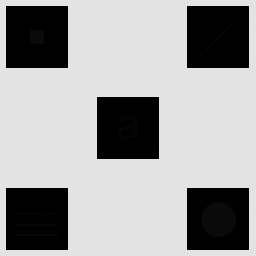
#> input picture TP1/Codigo/Imagen_con_detalles_escondidos.tif, 256 x 256 px, found by its file name
$ python BORRADOR_EJ1_TPDI.py
#> lines starting #> are read from the running program, lines starting #| are printed output that depends on the picture
import cv2
import numpy as np
import matplotlib.pyplot as plt

ruta = r'D:\Python Proy\TP_PDI\pdi1-2026\TP1\Codigo\Imagen_con_detalles_escondidos.tif'
img = cv2.imread(ruta, cv2.IMREAD_GRAYSCALE)
#> img is the input picture: shape (256, 256); min 0, max 228, mean 160.7


def ecualizacion_local(img, M, N):
    """
    Realiza la ecualización local del histograma.
    M: Alto de la ventana (filas)
    N: Ancho de la ventana (columnas)
    """
#> called with M = 31, N = 31
    # Calculamos cuánto borde necesitamos agregar (la mitad de la ventana)
    pad_y = M // 2
    pad_x = N // 2

    # Agregamos el borde replicando el último píxel, como sugiere el TP
    img_pad = cv2.copyMakeBorder(img, pad_y, pad_y, pad_x, pad_x, cv2.BORDER_REPLICATE)
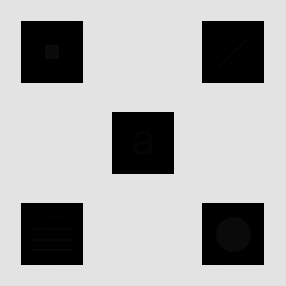
#> img_pad: shape (286, 286); min 0, max 228, mean 173.8

    # Creamos una imagen vacía del mismo tamaño que la original para guardar el resultado
    img_out = np.zeros_like(img)

    filas, columnas = img.shape
#> filas = 256; columnas = 256

    # Movemos el centro de la ventana de píxel en píxel
    for i in range(filas):
        for j in range(columnas):
            # Extraemos la sub-imagen (la ventana M x N)
            ventana = img_pad[i : i + M, j : j + N]

            # Ecualizamos SOLO esa pequeña ventana
            ventana_ecualizada = cv2.equalizeHist(ventana)

            # Mapeamos el nivel de intensidad del píxel centrado en la ventana
            # y lo guardamos en nuestra imagen de salida
            img_out[i, j] = ventana_ecualizada[pad_y, pad_x]
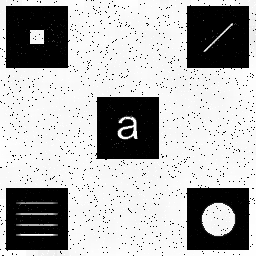
#> img_out: shape (256, 256); min 0, max 255, mean 177.3
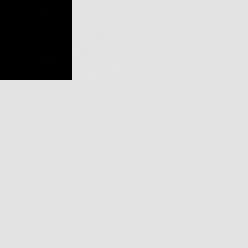
#> ventana: shape (31, 31) (shown 8 times larger); min 0, max 228, mean 205.7

    return img_out


if img is None:
    print("Error: No se encontró la imagen.")
else:
    # Definimos el tamaño de la ventana
    M, N = 31, 31

    print(f"Procesando ecualización local con ventana {M}x{N}... esto puede tardar un momento.")

    # Aplicamos la función
    img_heq_local = ecualizacion_local(img, M, N)

    #ploteo
    plt.figure(figsize=(12, 10))

    ax1 = plt.subplot(221)
    plt.imshow(img, cmap='gray', vmin=0, vmax=255)
    plt.title('Imagen Original')

    plt.subplot(222)
    plt.hist(img.flatten(), 256, [0, 256])
    plt.title('Histograma Global Original')

    plt.subplot(223, sharex=ax1, sharey=ax1)
    plt.imshow(img_heq_local, cmap='gray', vmin=0, vmax=255)
    plt.title(f'Ecualización Local (Ventana {M}x{N})')

    plt.subplot(224)
    plt.hist(img_heq_local.flatten(), 256, [0, 256])
    plt.title('Histograma Post-Ecualización Local')

    plt.tight_layout()
    plt.show()
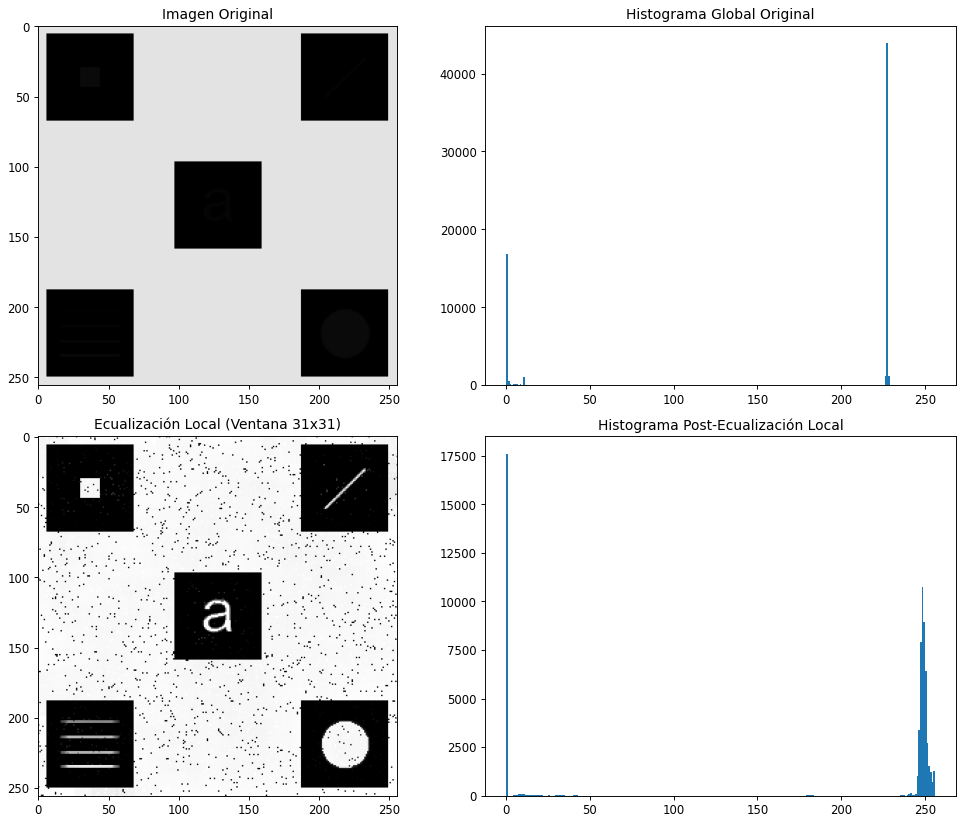
#> figure drawn by matplotlib, 4 panels; panel 2: tallest bar 43946 high, from x = 227 to 228; panel 4: tallest bar 17609 high, from x = 0 to 1


def calcular_cdf(imagen):
    hist, _ = np.histogram(imagen.flatten(), 256, [0, 256])
#> hist = 256 values, max 43946 at index 227, min 0 at index 12, mean 256
    histn = hist.astype(np.double) / imagen.size
#> histn = 256 values, max 0.671 at index 227, min 0 at index 12, mean 0.00391
    return histn.cumsum()

# Calculamos los 3 CDFs (asumiendo que ya corriste la función local)
cdf_original = calcular_cdf(img)
#> cdf_original = 256 values from 0.257 to 1
#cdf_global = calcular_cdf()           # Imagen de cv2.equalizeHist()
cdf_local = calcular_cdf(img_heq_local)      # Imagen de tu función local
#> cdf_local = 256 values from 0.269 to 1

# Graficamos los tres juntos para comparar
plt.figure(figsize=(8, 6))
plt.plot(cdf_original, color='blue', label='CDF Original')
#plt.plot(cdf_global, color='green', label='CDF Global (cv2)')
plt.plot(cdf_local, color='red', label='CDF Local')

plt.title('Comparación de Funciones de Distribución Acumulada (CDF)')
plt.legend(loc='upper left')
plt.show()
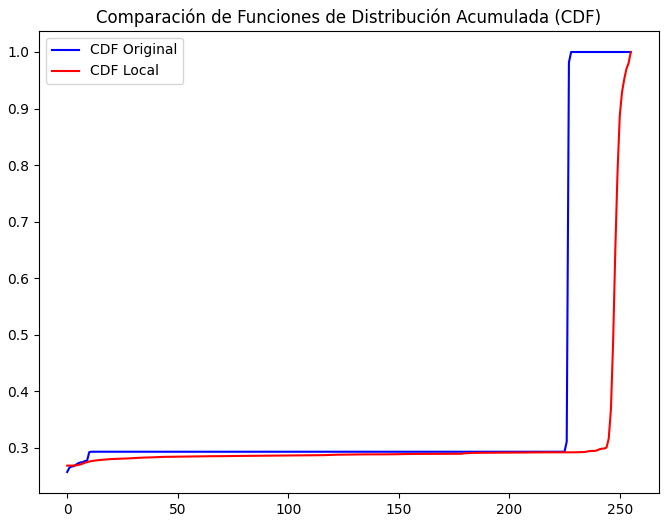
#> figure drawn by matplotlib, 1 panel; curve peaks at x = 228, y = 1; curve peaks at x = 255, y = 1
